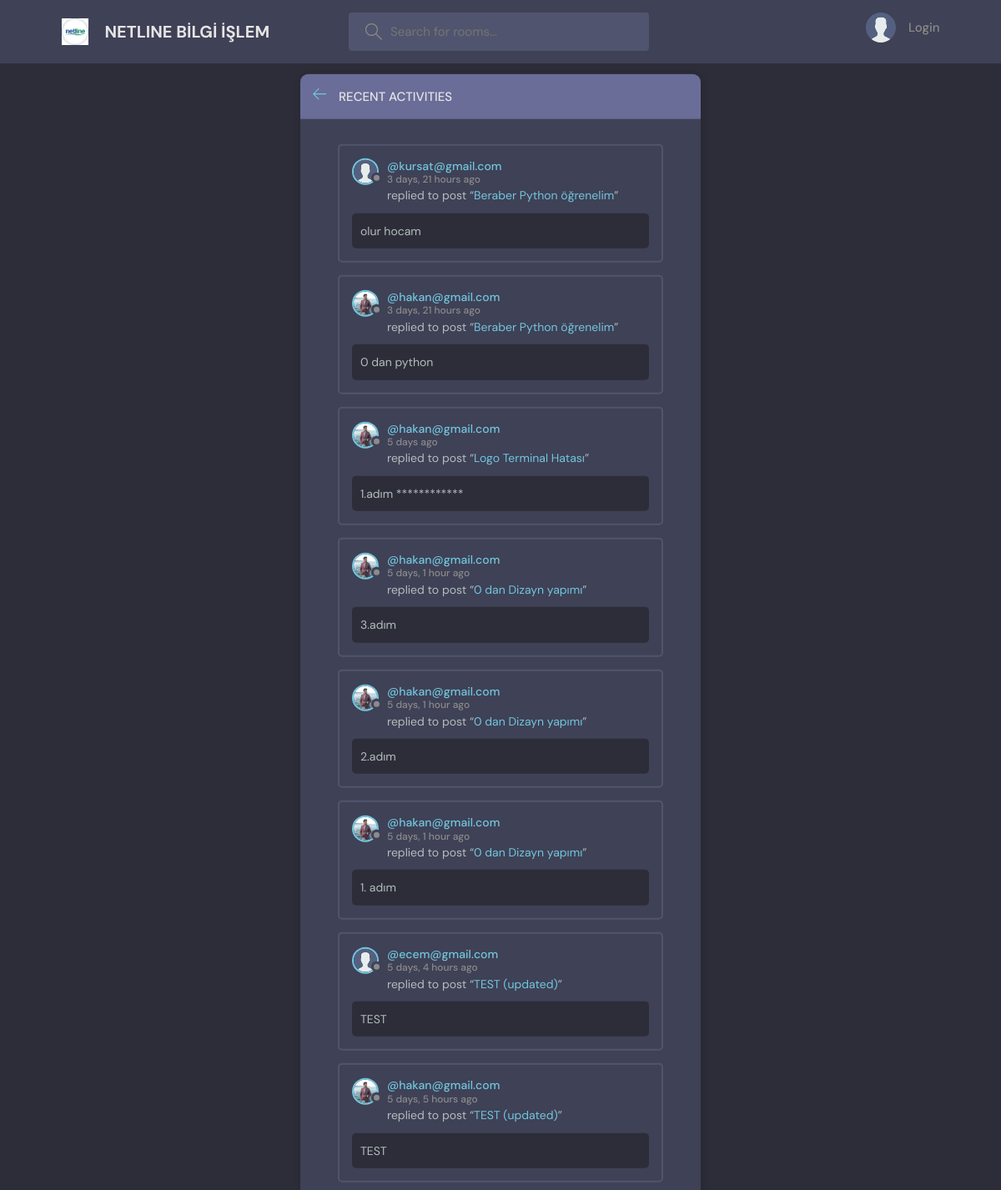
The page /activity/ on the database its author committed.
### base/models.py (models this page shows, shortened)
class Message(models.Model):
    user = models.ForeignKey(User, on_delete=models.CASCADE)
    room = models.ForeignKey(Room, on_delete=models.CASCADE)
    body = models.TextField()
    updated = models.DateTimeField(auto_now=True)
    created = models.DateTimeField(auto_now_add=True)
    class Meta:
        ordering = ['-updated', '-created' ]

class User(AbstractUser):
    name = models.CharField(max_length=200, null=True)
    email = models.EmailField(unique=True, null=True)
    bio = models.TextField(null=True)
    avatar = models.ImageField(null=True, default="avatar.svg")
    USERNAME_FIELD = 'email'
    REQUIRED_FIELDS = []

class Room(models.Model):
    host =  models.ForeignKey(User, on_delete=models.SET_NULL, null=True)
    topic = models.ForeignKey(Topic, on_delete=models.SET_NULL, null=True)
    name=models.CharField(max_length=200)
    descripton = models.TextField(null = True, blank=True)
    participants = models.ManyToManyField(
        User, related_name='participants', blank=True)
    updated = models.DateTimeField(auto_now=True)
    created = models.DateTimeField(auto_now_add=True)
    class Meta:
        ordering = ['-updated', '-created' ]
    def __str__(self):
        return self.name

### base/views.py (the view)
# urls.py: path('activity/', views.activityPage, name="activity"),
def activityPage(request):
    room_messages = Message.objects.all()
    return render(request, 'base/activity.html', {'room_messages': room_messages})

### base/templates/base/activity.html (shortened to what this page needs)
{% extends 'main.html' %}
{% block content %}
    <main class="layout">
      <div class="container">
        <div class="layout__box">
          <div class="layout__boxHeader">
            <div class="layout__boxTitle">
              <a href="{% url 'home' %}">
                <svg version="1.1" xmlns="http://www.w3.org/2000/svg" width="32" height="32" viewBox="0 0 32 32">
                  <title>arrow-left</title>
                  <path
                    d="M13.723 2.286l-13.723 13.714 13.719 13.714 1.616-1.611-10.96-10.96h27.625v-2.286h-27.625l10.965-10.965-1.616-1.607z"
                  ></path>
                </svg>
              </a>
              <h3>Recent Activities</h3>
            </div>
          </div>
          <div class="activities-page layout__body">
            {% for message in room_messages %}
    <div class="activities__box">
        <div class="activities__boxHeader roomListRoom__header">
            <a href="{% url 'user-profile' message.user.id %}" class="roomListRoom__author">
                <div class="avatar avatar--small">
                    <img src="{{message.user.avatar.url}}" />
                </div>
                <p>
                    @{{ message.user }}
                    <span>{{ message.created |timesince }} ago</span>
                </p>
            </a>
        </div>
        <div class="activities__boxContent">
            <p>replied to post “<a href="{% url 'room' message.room.id %}">{{message.room}}</a>”</p>
            <div class="activities__boxRoomContent">
                {{message.body}}
            </div>
        </div>
    </div>
    {% endfor %}
          </div>
        </div>
      </div>
    </main>
    {% endblock content %}

### templates/main.html (shortened to what this page needs)
<!DOCTYPE html>
{% load static %}
<html lang="en">
  <head>
    <link rel="stylesheet" href="{% static 'styles/style.css' %}" />
  </head>
  <body>
    {% include 'navbar.html' %}
    {% block content %}
    {% endblock %}
  </body>
</html>

### templates/navbar.html (shortened to what this page needs)
{% load static %}
<header class="header header--loggedIn">
    <div class="container">
        <a href="{% url 'home' %}" class="header__logo">
            <img src="{% static 'images/logo.ico' %}" />
            <h1>NETLINE BİLGİ İŞLEM</h1>
        </a>
        <form class="header__search" method="GET" action="{% url 'home' %}">
            <label>
                <input name="q" placeholder="Search for rooms..." />
            </label>
        </form>
        <nav class="header__menu">
            {% if request.user.is_authenticated %}
            <div class="header__user">
                <a href="{% url 'update-user' %}">
                    <div class="avatar avatar--medium active">
                        <img src="{{request.user.avatar.url}}" />
                    </div>
                    <p>{{request.user.username}} <span>@{{request.user.username}}</span></p>
                </a>
                <button class="dropdown-button">
                    <svg version="1.1" xmlns="http://www.w3.org/2000/svg" width="32" height="32" viewBox="0 0 32 32">
                        <title>chevron-down</title>
                        <path d="M16 21l-13-13h-3l16 16 16-16h-3l-13 13z"></path>
                    </svg>
                </button>
            </div>
            {% else %}
            <a href="{% url 'login' %}">
                <img src="{% static 'images/avatar.svg' %}" />
                <p>Login</p>
            </a>
            {% endif %}
        </nav>
    </div>
</header>

### static/styles/style.css (style rules this page uses)
:root { --color-main: #71c6dd; --color-main-light: #e1f6fb; --color-dark: #3f4156; --color-dark-medium: #51546e; --color-dark-light: #696d97; --color-light: #e5e5e5; --color-gray: #8b8b8b; --color-light-gray: #b2bdbd; --color-bg: #2d2d39; --color-success: #5dd693; --color-error: #fc4b0b; }
* { font-family: "DM Sans", -apple-system, BlinkMacSystemFont, "Segoe UI", Roboto, Oxygen, Ubuntu, Cantarell, "Open Sans", "Helvetica Neue", sans-serif; margin: 0; padding: 0; box-sizing: border-box; text-rendering: optimizeLegibility; font-size: inherit; }
html { font-size: 56.25%; }
@media only screen and (min-width: 1200px) { html { font-size: 62.5%; } }
body { line-height: 1.6; font-weight: 400; font-size: 1.5rem; color: var(--color-light-gray); background-color: var(--color-bg); min-height: 100vh; }
img { width: 100%; }
a { display: inline-block; color: var(--color-main); text-decoration: none; }
.container { max-width: 120rem; width: 90%; margin: auto; }
.avatar { position: relative; display: inline-block; border-radius: 50%; border: 2px solid var(--color-main); }
.avatar img { display: block; border-radius: 50%; object-fit: cover; object-position: center; }
.avatar::after { content: ""; display: block; position: absolute; background-color: var(--color-gray); z-index: 111; border-radius: 50%; border: 0.3rem solid var(--color-dark); }
.avatar.avatar--small img { width: 2.8rem; height: 2.8rem; }
.avatar.avatar--small:after { width: 0.7rem; height: 0.7rem; bottom: 0px; right: -6px; }
.header { padding: 1.5rem; background-color: var(--color-dark); }
.header > .container { display: flex; gap: 9.5rem; }
.header__logo, .header__user { display: flex; gap: 2rem; align-items: center; }
.header__logo > img { height: 3.2rem; width: 3.2rem; }
.header__logo > h1 { font-weight: 700; font-size: 2rem; color: var(--color-light); }
.header__search > label { background-color: var(--color-dark-medium); padding: 1.3rem 1rem; display: flex; align-items: center; gap: 1rem; border-radius: 4px; }
.header__search svg { fill: var(--color-gray); width: 2rem; height: 2rem; margin-left: 1rem; }
.header__search input { width: 30rem; background: transparent; border: none; outline: none; color: var(--color-light); }
.header__menu { margin-left: auto; position: relative; }
.header__menu a { display: flex; gap: 1.5rem; align-items: center; font-weight: 500; text-decoration: none; color: var(--color-gray); }
.header__menu img { height: 3.6rem; }
.header__menu p { line-height: 1.2; }
.layout { margin-top: 2.4rem; }
.layout > .container { display: flex; justify-content: space-between; align-items: flex-start; }
.layout__box { width: 90%; max-width: 48rem; min-height: 40rem; position: absolute; top: 50%; left: 50%; transform: translate(-50%, -46%); background-color: var(--color-dark); border-radius: 1rem; box-shadow: 1px 1px 6px 3px rgba(0, 0, 0, 0.1); overflow: hidden; }
.layout__boxHeader { display: flex; padding: 1.5rem; background-color: var(--color-dark-light); }
.layout__boxTitle { display: flex; gap: 1.5rem; align-items: center; }
.layout__boxTitle h3 { text-transform: uppercase; font-weight: 500; color: var(--color-light); }
.layout__boxTitle svg { width: 1.6rem; height: 1.6rem; fill: var(--color-main); }
.layout__body { margin: 3rem; }
.roomListRoom__header { display: flex; justify-content: space-between; align-items: center; }
.roomListRoom__author { font-weight: 500; display: flex; align-items: center; gap: 1rem; }
.activities__box { margin: 1.5rem; padding: 1.5rem; border: 2px solid var(--color-dark-medium); border-radius: 5px; }
.activities__boxHeader p { font-size: 1.4rem; line-height: 1.3; }
.activities__boxHeader p span { color: var(--color-gray); font-size: 1.2rem; display: block; }
.activities__boxContent { margin-left: 4.2rem; }
.activities__boxContent { font-size: 1.4rem; }
.activities__boxRoomContent { background: var(--color-bg); padding: 1rem; border-radius: 5px; margin-top: 1rem; margin-left: -4.2rem; }

### rows shown on the page
Message: user.avatar (placeholder picture), user "kursat@gmail.com", created "3 days, 21 hours", room "Beraber Python öğrenelim", body "olur hocam"
Message: user.avatar (picture), user "hakan@gmail.com", created "3 days, 21 hours", room "Beraber Python öğrenelim", body "0 dan python"
Message: user.avatar (picture), user "hakan@gmail.com", created "5 days", room "Logo Terminal Hatası", body "1.adım ************"
Message: user.avatar (picture), user "hakan@gmail.com", created "5 days, 1 hour", room "0 dan Dizayn yapımı", body "3.adım"
Message: user.avatar (picture), user "hakan@gmail.com", created "5 days, 1 hour", room "0 dan Dizayn yapımı", body "2.adım"
Message: user.avatar (picture), user "hakan@gmail.com", created "5 days, 1 hour", room "0 dan Dizayn yapımı", body "1. adım"
Message: user.avatar (placeholder picture), user "ecem@gmail.com", created "5 days, 4 hours", room "TEST (updated)", body "TEST"
Message: user.avatar (picture), user "hakan@gmail.com", created "5 days, 5 hours", room "TEST (updated)", body "TEST"
